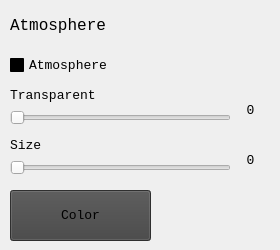
    <widget class="QWidget" name="tab_8">
     <attribute name="title">
      <string/>
     </attribute>
     <widget class="QCheckBox" name="checkBox_3">
      <property name="geometry">
       <rect>
        <x>10</x>
        <y>50</y>
        <width>221</width>
        <height>31</height>
       </rect>
      </property>
      <property name="palette">
       <palette>
        <active>
         <colorrole role="Button">
          <brush brushstyle="SolidPattern">
           <color alpha="255">
            <red>0</red>
            <green>0</green>
            <blue>0</blue>
           </color>
          </brush>
         </colorrole>
         <colorrole role="Base">
          <brush brushstyle="SolidPattern">
           <color alpha="255">
            <red>0</red>
            <green>0</green>
            <blue>0</blue>
           </color>
          </brush>
         </colorrole>
         <colorrole role="Window">
          <brush brushstyle="SolidPattern">
           <color alpha="255">
            <red>0</red>
            <green>0</green>
            <blue>0</blue>
           </color>
          </brush>
         </colorrole>
        </active>
        <inactive>
         <colorrole role="Button">
          <brush brushstyle="SolidPattern">
           <color alpha="255">
            <red>0</red>
            <green>0</green>
            <blue>0</blue>
           </color>
          </brush>
         </colorrole>
         <colorrole role="Base">
          <brush brushstyle="SolidPattern">
           <color alpha="255">
            <red>0</red>
            <green>0</green>
            <blue>0</blue>
           </color>
          </brush>
         </colorrole>
         <colorrole role="Window">
          <brush brushstyle="SolidPattern">
           <color alpha="255">
            <red>0</red>
            <green>0</green>
            <blue>0</blue>
           </color>
          </brush>
         </colorrole>
        </inactive>
        <disabled>
         <colorrole role="Button">
          <brush brushstyle="SolidPattern">
           <color alpha="255">
            <red>0</red>
            <green>0</green>
            <blue>0</blue>
           </color>
          </brush>
         </colorrole>
         <colorrole role="Base">
          <brush brushstyle="SolidPattern">
           <color alpha="255">
            <red>0</red>
            <green>0</green>
            <blue>0</blue>
           </color>
          </brush>
         </colorrole>
         <colorrole role="Window">
          <brush brushstyle="SolidPattern">
           <color alpha="255">
            <red>0</red>
            <green>0</green>
            <blue>0</blue>
           </color>
          </brush>
         </colorrole>
        </disabled>
       </palette>
      </property>
      <property name="font">
       <font>
        <family>Consolas</family>
        <pointsize>10</pointsize>
       </font>
      </property>
      <property name="text">
       <string>Atmosphere</string>
      </property>
     </widget>
     <widget class="QLabel" name="label_25">
      <property name="geometry">
       <rect>
        <x>10</x>
        <y>80</y>
        <width>231</width>
        <height>31</height>
       </rect>
      </property>
      <property name="palette">
       <palette>
        <active>
         <colorrole role="Button">
          <brush brushstyle="SolidPattern">
           <color alpha="255">
            <red>0</red>
            <green>0</green>
            <blue>0</blue>
           </color>
          </brush>
         </colorrole>
         <colorrole role="Base">
          <brush brushstyle="SolidPattern">
           <color alpha="255">
            <red>0</red>
            <green>0</green>
            <blue>0</blue>
           </color>
          </brush>
         </colorrole>
         <colorrole role="Window">
          <brush brushstyle="SolidPattern">
           <color alpha="255">
            <red>0</red>
            <green>0</green>
            <blue>0</blue>
           </color>
          </brush>
         </colorrole>
        </active>
        <inactive>
         <colorrole role="Button">
          <brush brushstyle="SolidPattern">
           <color alpha="255">
            <red>0</red>
            <green>0</green>
            <blue>0</blue>
           </color>
          </brush>
         </colorrole>
         <colorrole role="Base">
          <brush brushstyle="SolidPattern">
           <color alpha="255">
            <red>0</red>
            <green>0</green>
            <blue>0</blue>
           </color>
          </brush>
         </colorrole>
         <colorrole role="Window">
          <brush brushstyle="SolidPattern">
           <color alpha="255">
            <red>0</red>
            <green>0</green>
            <blue>0</blue>
           </color>
          </brush>
         </colorrole>
        </inactive>
        <disabled>
         <colorrole role="Button">
          <brush brushstyle="SolidPattern">
           <color alpha="255">
            <red>0</red>
            <green>0</green>
            <blue>0</blue>
           </color>
          </brush>
         </colorrole>
         <colorrole role="Base">
          <brush brushstyle="SolidPattern">
           <color alpha="255">
            <red>0</red>
            <green>0</green>
            <blue>0</blue>
           </color>
          </brush>
         </colorrole>
         <colorrole role="Window">
          <brush brushstyle="SolidPattern">
           <color alpha="255">
            <red>0</red>
            <green>0</green>
            <blue>0</blue>
           </color>
          </brush>
         </colorrole>
        </disabled>
       </palette>
      </property>
      <property name="font">
       <font>
        <family>Consolas</family>
        <pointsize>10</pointsize>
       </font>
      </property>
      <property name="text">
       <string>Transparent</string>
      </property>
     </widget>
     <widget class="QSlider" name="horizontalSlider_11">
      <property name="geometry">
       <rect>
        <x>10</x>
        <y>110</y>
        <width>221</width>
        <height>16</height>
       </rect>
      </property>
      <property name="minimum">
       <number>0</number>
      </property>
      <property name="maximum">
       <number>10</number>
      </property>
      <property name="orientation">
       <enum>Qt::Horizontal</enum>
      </property>
      <property name="invertedAppearance">
       <bool>false</bool>
      </property>
      <property name="invertedControls">
       <bool>false</bool>
      </property>
     </widget>
     <widget class="QLabel" name="label_33">
      <property name="geometry">
       <rect>
        <x>10</x>
        <y>130</y>
        <width>231</width>
        <height>31</height>
       </rect>
      </property>
      <property name="palette">
       <palette>
        <active>
         <colorrole role="Button">
          <brush brushstyle="SolidPattern">
           <color alpha="255">
            <red>0</red>
            <green>0</green>
            <blue>0</blue>
           </color>
          </brush>
         </colorrole>
         <colorrole role="Base">
          <brush brushstyle="SolidPattern">
           <color alpha="255">
            <red>0</red>
            <green>0</green>
            <blue>0</blue>
           </color>
          </brush>
         </colorrole>
         <colorrole role="Window">
          <brush brushstyle="SolidPattern">
           <color alpha="255">
            <red>0</red>
            <green>0</green>
            <blue>0</blue>
           </color>
          </brush>
         </colorrole>
        </active>
        <inactive>
         <colorrole role="Button">
          <brush brushstyle="SolidPattern">
           <color alpha="255">
            <red>0</red>
            <green>0</green>
            <blue>0</blue>
           </color>
          </brush>
         </colorrole>
         <colorrole role="Base">
          <brush brushstyle="SolidPattern">
           <color alpha="255">
            <red>0</red>
            <green>0</green>
            <blue>0</blue>
           </color>
          </brush>
         </colorrole>
         <colorrole role="Window">
          <brush brushstyle="SolidPattern">
           <color alpha="255">
            <red>0</red>
            <green>0</green>
            <blue>0</blue>
           </color>
          </brush>
         </colorrole>
        </inactive>
        <disabled>
         <colorrole role="Button">
          <brush brushstyle="SolidPattern">
           <color alpha="255">
            <red>0</red>
            <green>0</green>
            <blue>0</blue>
           </color>
          </brush>
         </colorrole>
         <colorrole role="Base">
          <brush brushstyle="SolidPattern">
           <color alpha="255">
            <red>0</red>
            <green>0</green>
            <blue>0</blue>
           </color>
          </brush>
         </colorrole>
         <colorrole role="Window">
          <brush brushstyle="SolidPattern">
           <color alpha="255">
            <red>0</red>
            <green>0</green>
            <blue>0</blue>
           </color>
          </brush>
         </colorrole>
        </disabled>
       </palette>
      </property>
      <property name="font">
       <font>
        <family>Consolas</family>
        <pointsize>10</pointsize>
       </font>
      </property>
      <property name="text">
       <string>Size</string>
      </property>
     </widget>
     <widget class="QSlider" name="horizontalSlider_13">
      <property name="geometry">
       <rect>
        <x>10</x>
        <y>160</y>
        <width>221</width>
        <height>16</height>
       </rect>
      </property>
      <property name="minimum">
       <number>1</number>
      </property>
      <property name="maximum">
       <number>10</number>
      </property>
      <property name="orientation">
       <enum>Qt::Horizontal</enum>
      </property>
      <property name="invertedAppearance">
       <bool>false</bool>
      </property>
      <property name="invertedControls">
       <bool>false</bool>
      </property>
     </widget>
     <widget class="QPushButton" name="pushButton_34">
      <property name="geometry">
       <rect>
        <x>10</x>
        <y>190</y>
        <width>141</width>
        <height>51</height>
       </rect>
      </property>
      <property name="font">
       <font>
        <family>Consolas</family>
        <pointsize>10</pointsize>
       </font>
      </property>
      <property name="styleSheet">
       <string notr="true">QPushButton{background-color: rgb(66,66,66);}</string>
      </property>
      <property name="text">
       <string>Color</string>
      </property>
     </widget>
     <widget class="QLabel" name="label_35">
      <property name="geometry">
       <rect>
        <x>230</x>
        <y>100</y>
        <width>41</width>
        <height>21</height>
       </rect>
      </property>
      <property name="palette">
       <palette>
        <active>
         <colorrole role="Button">
          <brush brushstyle="SolidPattern">
           <color alpha="255">
            <red>0</red>
            <green>0</green>
            <blue>0</blue>
           </color>
          </brush>
         </colorrole>
         <colorrole role="Base">
          <brush brushstyle="SolidPattern">
           <color alpha="255">
            <red>0</red>
            <green>0</green>
            <blue>0</blue>
           </color>
          </brush>
         </colorrole>
         <colorrole role="Window">
          <brush brushstyle="SolidPattern">
           <color alpha="255">
            <red>0</red>
            <green>0</green>
            <blue>0</blue>
           </color>
          </brush>
         </colorrole>
        </active>
        <inactive>
         <colorrole role="Button">
          <brush brushstyle="SolidPattern">
           <color alpha="255">
            <red>0</red>
            <green>0</green>
            <blue>0</blue>
           </color>
          </brush>
         </colorrole>
         <colorrole role="Base">
          <brush brushstyle="SolidPattern">
           <color alpha="255">
            <red>0</red>
            <green>0</green>
            <blue>0</blue>
           </color>
          </brush>
         </colorrole>
         <colorrole role="Window">
          <brush brushstyle="SolidPattern">
           <color alpha="255">
            <red>0</red>
            <green>0</green>
            <blue>0</blue>
           </color>
          </brush>
         </colorrole>
        </inactive>
        <disabled>
         <colorrole role="Button">
          <brush brushstyle="SolidPattern">
           <color alpha="255">
            <red>0</red>
            <green>0</green>
            <blue>0</blue>
           </color>
          </brush>
         </colorrole>
         <colorrole role="Base">
          <brush brushstyle="SolidPattern">
           <color alpha="255">
            <red>0</red>
            <green>0</green>
            <blue>0</blue>
           </color>
          </brush>
         </colorrole>
         <colorrole role="Window">
          <brush brushstyle="SolidPattern">
           <color alpha="255">
            <red>0</red>
            <green>0</green>
            <blue>0</blue>
           </color>
          </brush>
         </colorrole>
        </disabled>
       </palette>
      </property>
      <property name="font">
       <font>
        <family>Consolas</family>
        <pointsize>10</pointsize>
       </font>
      </property>
      <property name="text">
       <string notr="true">0</string>
      </property>
      <property name="alignment">
       <set>Qt::AlignCenter</set>
      </property>
     </widget>
     <widget class="QLabel" name="label_34">
      <property name="geometry">
       <rect>
        <x>230</x>
        <y>150</y>
        <width>41</width>
        <height>21</height>
       </rect>
      </property>
      <property name="palette">
       <palette>
        <active>
         <colorrole role="Button">
          <brush brushstyle="SolidPattern">
           <color alpha="255">
            <red>0</red>
            <green>0</green>
            <blue>0</blue>
           </color>
          </brush>
         </colorrole>
         <colorrole role="Base">
          <brush brushstyle="SolidPattern">
           <color alpha="255">
            <red>0</red>
            <green>0</green>
            <blue>0</blue>
           </color>
          </brush>
         </colorrole>
         <colorrole role="Window">
          <brush brushstyle="SolidPattern">
           <color alpha="255">
            <red>0</red>
            <green>0</green>
            <blue>0</blue>
           </color>
          </brush>
         </colorrole>
        </active>
        <inactive>
         <colorrole role="Button">
          <brush brushstyle="SolidPattern">
           <color alpha="255">
            <red>0</red>
            <green>0</green>
            <blue>0</blue>
           </color>
          </brush>
         </colorrole>
         <colorrole role="Base">
          <brush brushstyle="SolidPattern">
           <color alpha="255">
            <red>0</red>
            <green>0</green>
            <blue>0</blue>
           </color>
          </brush>
         </colorrole>
         <colorrole role="Window">
          <brush brushstyle="SolidPattern">
           <color alpha="255">
            <red>0</red>
            <green>0</green>
            <blue>0</blue>
           </color>
          </brush>
         </colorrole>
        </inactive>
        <disabled>
         <colorrole role="Button">
          <brush brushstyle="SolidPattern">
           <color alpha="255">
            <red>0</red>
            <green>0</green>
            <blue>0</blue>
           </color>
          </brush>
         </colorrole>
         <colorrole role="Base">
          <brush brushstyle="SolidPattern">
           <color alpha="255">
            <red>0</red>
            <green>0</green>
            <blue>0</blue>
           </color>
          </brush>
         </colorrole>
         <colorrole role="Window">
          <brush brushstyle="SolidPattern">
           <color alpha="255">
            <red>0</red>
            <green>0</green>
            <blue>0</blue>
           </color>
          </brush>
         </colorrole>
        </disabled>
       </palette>
      </property>
      <property name="font">
       <font>
        <family>Consolas</family>
        <pointsize>10</pointsize>
       </font>
      </property>
      <property name="text">
       <string notr="true">0</string>
      </property>
      <property name="alignment">
       <set>Qt::AlignCenter</set>
      </property>
     </widget>
     <widget class="QLabel" name="label_43">
      <property name="geometry">
       <rect>
        <x>10</x>
        <y>10</y>
        <width>210</width>
        <height>30</height>
       </rect>
      </property>
      <property name="font">
       <font>
        <family>Consolas</family>
        <pointsize>12</pointsize>
        <kerning>true</kerning>
       </font>
      </property>
      <property name="text">
       <string>Atmosphere</string>
      </property>
     </widget>
    </widget>
